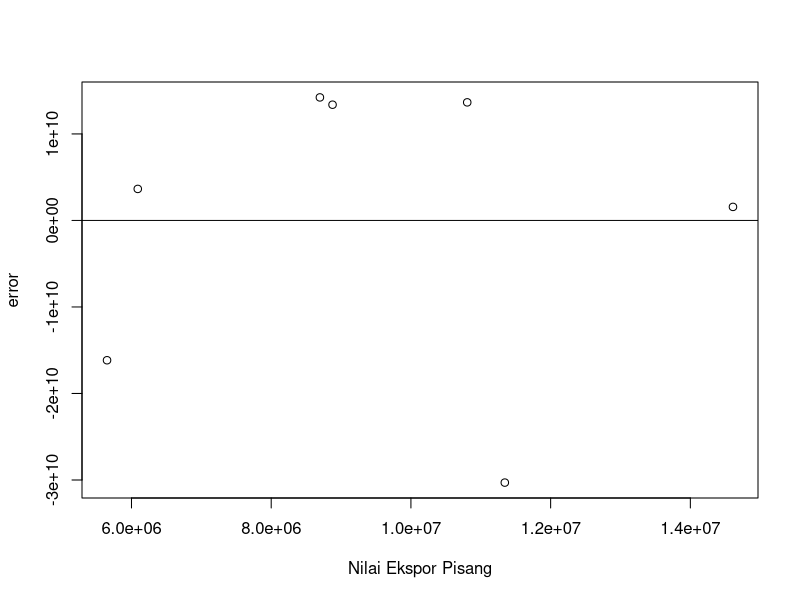
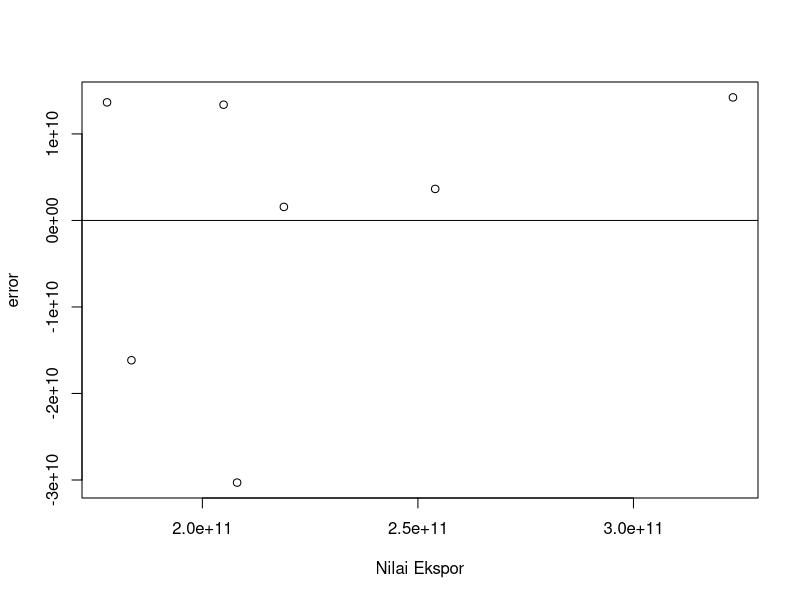
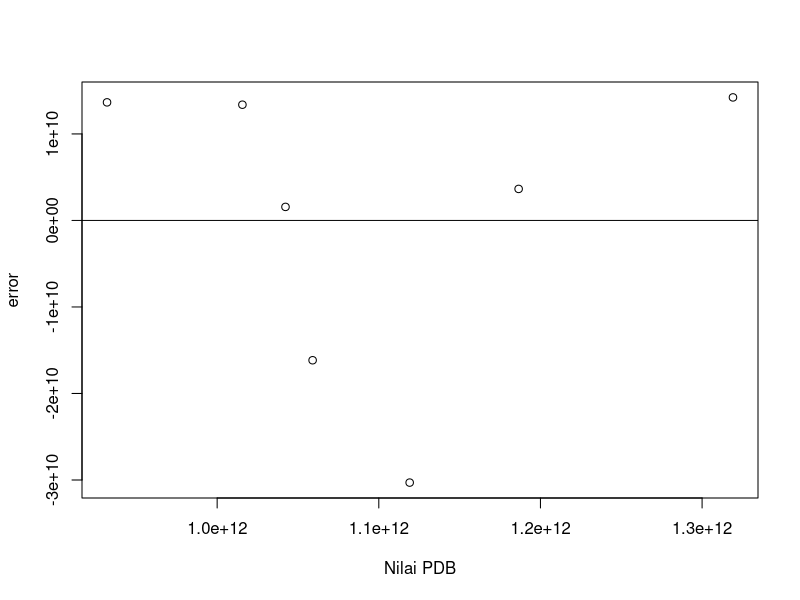

Recreate these plots in R, in order.
setwd("D:/METOPEL UAS/MANDA METOPEL")
library(readxl)
library(tidyverse)
library(kableExtra)
read_excel("pisang1.xlsx")
dat <- read_excel("pisang1.xlsx")
kbl(dat) %>%
  kable_styling(bootstrap_options = c("striped", "hover", "condensed", "responsive"))


#Regresi Multivariat
# pengaruh ekspor pisang kinerja ekspor indonesia

reg1<-lm(data=dat,ekspor~pisang+PDB) #Y~X+S
summary(reg1)

#plot error
dat$m<-resid(reg1)
plot(dat$pisang,dat$m,xlab="Nilai Ekspor Pisang",ylab="error")
abline(h=0) # membuat garis horizontal di y=0

dat$m<-resid(reg1)
plot(dat$ekspor,dat$m,xlab="Nilai Ekspor",ylab="error")
abline(h=0)

dat$m<-resid(reg1)
plot(dat$PDB,dat$m,xlab="Nilai PDB",ylab="error")
abline(h=0)
